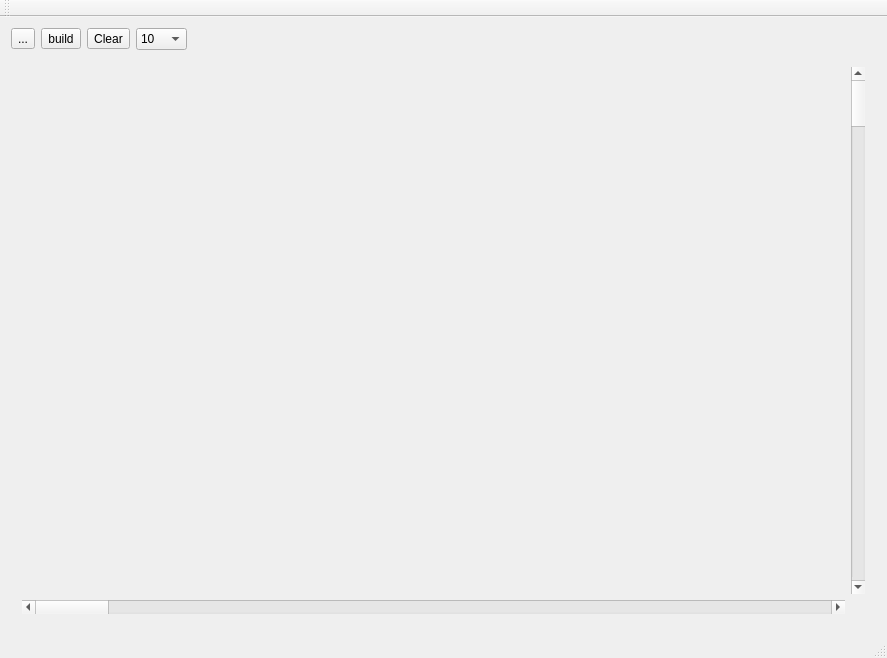
<?xml version="1.0" encoding="UTF-8"?>
<ui version="4.0">
 <class>TimingDiagramClass</class>
 <widget class="QMainWindow" name="TimingDiagramClass">
  <property name="geometry">
   <rect>
    <x>0</x>
    <y>0</y>
    <width>887</width>
    <height>658</height>
   </rect>
  </property>
  <property name="windowTitle">
   <string>TimingDiagram</string>
  </property>
  <widget class="QWidget" name="centralWidget">
   <layout class="QVBoxLayout" name="verticalLayout" stretch="0,1">
    <item>
     <layout class="QHBoxLayout" name="horizontalLayout">
      <item>
       <widget class="QToolButton" name="toolButton_2">
        <property name="text">
         <string>...</string>
        </property>
       </widget>
      </item>
      <item>
       <widget class="QToolButton" name="build">
        <property name="text">
         <string>build</string>
        </property>
       </widget>
      </item>
      <item>
       <widget class="QToolButton" name="clear">
        <property name="text">
         <string>Clear</string>
        </property>
       </widget>
      </item>
      <item>
       <widget class="QComboBox" name="cycleCount">
        <item>
         <property name="text">
          <string>10</string>
         </property>
        </item>
        <item>
         <property name="text">
          <string>20</string>
         </property>
        </item>
        <item>
         <property name="text">
          <string>50</string>
         </property>
        </item>
        <item>
         <property name="text">
          <string>100</string>
         </property>
        </item>
        <item>
         <property name="text">
          <string>200</string>
         </property>
        </item>
        <item>
         <property name="text">
          <string>800</string>
         </property>
        </item>
       </widget>
      </item>
      <item>
       <spacer name="horizontalSpacer">
        <property name="orientation">
         <enum>Qt::Horizontal</enum>
        </property>
        <property name="sizeHint" stdset="0">
         <size>
          <width>40</width>
          <height>20</height>
         </size>
        </property>
       </spacer>
      </item>
     </layout>
    </item>
    <item>
     <widget class="QWidget" name="widget" native="true">
      <layout class="QGridLayout" name="gridLayout">
       <item row="0" column="0">
        <widget class="QCustomPlot" name="plot" native="true"/>
       </item>
       <item row="0" column="1">
        <widget class="QScrollBar" name="verticalScrollBar">
         <property name="orientation">
          <enum>Qt::Vertical</enum>
         </property>
        </widget>
       </item>
       <item row="1" column="0">
        <widget class="QScrollBar" name="horizontalScrollBar">
         <property name="orientation">
          <enum>Qt::Horizontal</enum>
         </property>
        </widget>
       </item>
      </layout>
     </widget>
    </item>
   </layout>
  </widget>
  <widget class="QMenuBar" name="menuBar">
   <property name="geometry">
    <rect>
     <x>0</x>
     <y>0</y>
     <width>887</width>
     <height>23</height>
    </rect>
   </property>
  </widget>
  <widget class="QToolBar" name="mainToolBar">
   <attribute name="toolBarArea">
    <enum>TopToolBarArea</enum>
   </attribute>
   <attribute name="toolBarBreak">
    <bool>false</bool>
   </attribute>
  </widget>
  <widget class="QStatusBar" name="statusBar"/>
 </widget>
 <layoutdefault spacing="6" margin="11"/>
 <customwidgets>
  <customwidget>
   <class>QCustomPlot</class>
   <extends>QWidget</extends>
   <header>qcustomplot.h</header>
   <container>1</container>
  </customwidget>
 </customwidgets>
 <resources>
  <include location="TimingDiagram.qrc"/>
 </resources>
 <connections/>
</ui>
